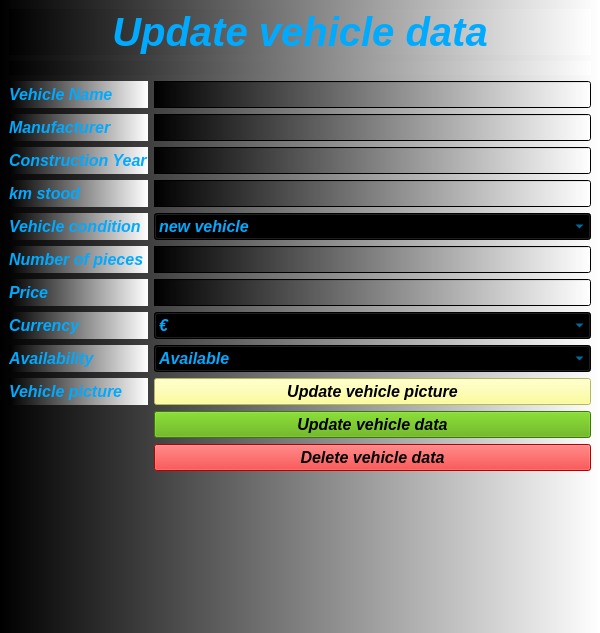
<?xml version="1.0" encoding="UTF-8"?>
<ui version="4.0">
 <class>SelectSingleVehicle</class>
 <widget class="QMainWindow" name="SelectSingleVehicle">
  <property name="geometry">
   <rect>
    <x>0</x>
    <y>0</y>
    <width>600</width>
    <height>633</height>
   </rect>
  </property>
  <property name="font">
   <font>
    <pointsize>12</pointsize>
    <italic>true</italic>
    <bold>true</bold>
   </font>
  </property>
  <property name="windowTitle">
   <string>Select single vehicle</string>
  </property>
  <property name="toolTip">
   <string>Select single vehicle</string>
  </property>
  <property name="styleSheet">
   <string notr="true">color: rgb(0, 170, 255);
background-color: qlineargradient(spread:pad, x1:0, y1:0, x2:1, y2:0, stop:0 rgba(0, 0, 0, 255), stop:1 rgba(255, 255, 255, 255));</string>
  </property>
  <widget class="QWidget" name="centralwidget">
   <layout class="QGridLayout" name="gridLayout_3">
    <item row="0" column="0">
     <layout class="QGridLayout" name="gridLayout">
      <item row="0" column="0">
       <widget class="QLabel" name="label">
        <property name="font">
         <font>
          <pointsize>30</pointsize>
          <italic>true</italic>
          <bold>true</bold>
         </font>
        </property>
        <property name="text">
         <string>Update vehicle data</string>
        </property>
        <property name="alignment">
         <set>Qt::AlignCenter</set>
        </property>
       </widget>
      </item>
      <item row="1" column="0">
       <widget class="QLabel" name="label_pictureUpdateVehicleData">
        <property name="text">
         <string/>
        </property>
        <property name="alignment">
         <set>Qt::AlignCenter</set>
        </property>
       </widget>
      </item>
     </layout>
    </item>
    <item row="1" column="0">
     <layout class="QGridLayout" name="gridLayout_2">
      <item row="0" column="0">
       <widget class="QLabel" name="label_VehicleName">
        <property name="font">
         <font>
          <pointsize>12</pointsize>
          <italic>true</italic>
          <bold>true</bold>
         </font>
        </property>
        <property name="text">
         <string>Vehicle Name</string>
        </property>
       </widget>
      </item>
      <item row="0" column="1">
       <widget class="QLineEdit" name="lineEdit_vehicleNameUpdateVehicle">
        <property name="font">
         <font>
          <pointsize>12</pointsize>
          <italic>true</italic>
          <bold>true</bold>
         </font>
        </property>
       </widget>
      </item>
      <item row="1" column="0">
       <widget class="QLabel" name="label_Manufacturer">
        <property name="font">
         <font>
          <pointsize>12</pointsize>
          <italic>true</italic>
          <bold>true</bold>
         </font>
        </property>
        <property name="text">
         <string>Manufacturer</string>
        </property>
       </widget>
      </item>
      <item row="1" column="1">
       <widget class="QLineEdit" name="lineEdit_manufacturerUpdateVehicle">
        <property name="font">
         <font>
          <pointsize>12</pointsize>
          <italic>true</italic>
          <bold>true</bold>
         </font>
        </property>
       </widget>
      </item>
      <item row="2" column="0">
       <widget class="QLabel" name="label_constructionYear">
        <property name="font">
         <font>
          <pointsize>12</pointsize>
          <italic>true</italic>
          <bold>true</bold>
         </font>
        </property>
        <property name="text">
         <string>Construction Year</string>
        </property>
       </widget>
      </item>
      <item row="2" column="1">
       <widget class="QLineEdit" name="lineEdit_constructionYearUpdateVehicle">
        <property name="font">
         <font>
          <pointsize>12</pointsize>
          <italic>true</italic>
          <bold>true</bold>
         </font>
        </property>
       </widget>
      </item>
      <item row="3" column="0">
       <widget class="QLabel" name="label_KmStood">
        <property name="font">
         <font>
          <pointsize>12</pointsize>
          <italic>true</italic>
          <bold>true</bold>
         </font>
        </property>
        <property name="text">
         <string>km stood</string>
        </property>
       </widget>
      </item>
      <item row="3" column="1">
       <widget class="QLineEdit" name="lineEdit_kmStoodUpdateVehicle">
        <property name="font">
         <font>
          <pointsize>12</pointsize>
          <italic>true</italic>
          <bold>true</bold>
         </font>
        </property>
       </widget>
      </item>
      <item row="4" column="0">
       <widget class="QLabel" name="label_VehicleCondition">
        <property name="font">
         <font>
          <pointsize>12</pointsize>
          <italic>true</italic>
          <bold>true</bold>
         </font>
        </property>
        <property name="text">
         <string>Vehicle condition</string>
        </property>
       </widget>
      </item>
      <item row="4" column="1">
       <widget class="QComboBox" name="comboBox_vehicleConditionVehicleUpdate">
        <property name="font">
         <font>
          <pointsize>12</pointsize>
          <italic>true</italic>
          <bold>true</bold>
         </font>
        </property>
        <item>
         <property name="text">
          <string>new vehicle</string>
         </property>
        </item>
        <item>
         <property name="text">
          <string>used vehicle</string>
         </property>
        </item>
       </widget>
      </item>
      <item row="5" column="0">
       <widget class="QLabel" name="label_numberOfPieces">
        <property name="font">
         <font>
          <pointsize>12</pointsize>
          <italic>true</italic>
          <bold>true</bold>
         </font>
        </property>
        <property name="text">
         <string>Number of pieces</string>
        </property>
       </widget>
      </item>
      <item row="5" column="1">
       <widget class="QLineEdit" name="lineEdit_numberOfPiecesUpdateVehicle">
        <property name="font">
         <font>
          <pointsize>12</pointsize>
          <italic>true</italic>
          <bold>true</bold>
         </font>
        </property>
       </widget>
      </item>
      <item row="6" column="0">
       <widget class="QLabel" name="label_price">
        <property name="font">
         <font>
          <pointsize>12</pointsize>
          <italic>true</italic>
          <bold>true</bold>
         </font>
        </property>
        <property name="text">
         <string>Price</string>
        </property>
       </widget>
      </item>
      <item row="6" column="1">
       <widget class="QLineEdit" name="lineEdit_priceUpdateVehicle">
        <property name="font">
         <font>
          <pointsize>12</pointsize>
          <italic>true</italic>
          <bold>true</bold>
         </font>
        </property>
       </widget>
      </item>
      <item row="7" column="0">
       <widget class="QLabel" name="label_currency">
        <property name="font">
         <font>
          <pointsize>12</pointsize>
          <italic>true</italic>
          <bold>true</bold>
         </font>
        </property>
        <property name="text">
         <string>Currency</string>
        </property>
       </widget>
      </item>
      <item row="7" column="1">
       <widget class="QComboBox" name="comboBox_currencyUpdateVehicle">
        <property name="font">
         <font>
          <pointsize>12</pointsize>
          <italic>true</italic>
          <bold>true</bold>
         </font>
        </property>
        <item>
         <property name="text">
          <string>€</string>
         </property>
        </item>
        <item>
         <property name="text">
          <string>$</string>
         </property>
        </item>
       </widget>
      </item>
      <item row="8" column="0">
       <widget class="QLabel" name="label_availability">
        <property name="font">
         <font>
          <pointsize>12</pointsize>
          <italic>true</italic>
          <bold>true</bold>
         </font>
        </property>
        <property name="text">
         <string>Availability</string>
        </property>
       </widget>
      </item>
      <item row="8" column="1">
       <widget class="QComboBox" name="comboBox_availabilityUpdateVehicle">
        <property name="font">
         <font>
          <pointsize>12</pointsize>
          <italic>true</italic>
          <bold>true</bold>
         </font>
        </property>
        <item>
         <property name="text">
          <string>Available</string>
         </property>
        </item>
        <item>
         <property name="text">
          <string>unavailable</string>
         </property>
        </item>
       </widget>
      </item>
      <item row="9" column="0">
       <widget class="QLabel" name="label_vehiclePicture">
        <property name="font">
         <font>
          <pointsize>12</pointsize>
          <italic>true</italic>
          <bold>true</bold>
         </font>
        </property>
        <property name="text">
         <string>Vehicle picture</string>
        </property>
       </widget>
      </item>
      <item row="9" column="1">
       <widget class="QPushButton" name="pushButton_updateVehiclePicture">
        <property name="font">
         <font>
          <pointsize>12</pointsize>
          <italic>true</italic>
          <bold>true</bold>
         </font>
        </property>
        <property name="styleSheet">
         <string notr="true">color: rgb(0, 0, 0);
background-color: rgb(255, 255, 127);</string>
        </property>
        <property name="text">
         <string>Update vehicle picture</string>
        </property>
       </widget>
      </item>
      <item row="10" column="0" rowspan="2">
       <spacer name="verticalSpacer">
        <property name="orientation">
         <enum>Qt::Vertical</enum>
        </property>
        <property name="sizeHint" stdset="0">
         <size>
          <width>20</width>
          <height>40</height>
         </size>
        </property>
       </spacer>
      </item>
      <item row="10" column="1">
       <widget class="QPushButton" name="pushButton_updateVehicleData">
        <property name="font">
         <font>
          <pointsize>12</pointsize>
          <italic>true</italic>
          <bold>true</bold>
         </font>
        </property>
        <property name="styleSheet">
         <string notr="true">color: rgb(0, 0, 0);
background-color: rgb(85, 170, 0);</string>
        </property>
        <property name="text">
         <string>Update vehicle data</string>
        </property>
       </widget>
      </item>
      <item row="11" column="1">
       <widget class="QPushButton" name="pushButton_deleteVehicleData">
        <property name="font">
         <font>
          <pointsize>12</pointsize>
          <italic>true</italic>
          <bold>true</bold>
         </font>
        </property>
        <property name="styleSheet">
         <string notr="true">color: rgb(0, 0, 0);
background-color: rgb(255, 0, 0);</string>
        </property>
        <property name="text">
         <string>Delete vehicle data</string>
        </property>
       </widget>
      </item>
      <item row="12" column="1">
       <spacer name="verticalSpacer_2">
        <property name="orientation">
         <enum>Qt::Vertical</enum>
        </property>
        <property name="sizeHint" stdset="0">
         <size>
          <width>20</width>
          <height>38</height>
         </size>
        </property>
       </spacer>
      </item>
     </layout>
    </item>
   </layout>
  </widget>
  <widget class="QMenuBar" name="menubar">
   <property name="geometry">
    <rect>
     <x>0</x>
     <y>0</y>
     <width>600</width>
     <height>26</height>
    </rect>
   </property>
  </widget>
 </widget>
 <resources/>
 <connections/>
</ui>
